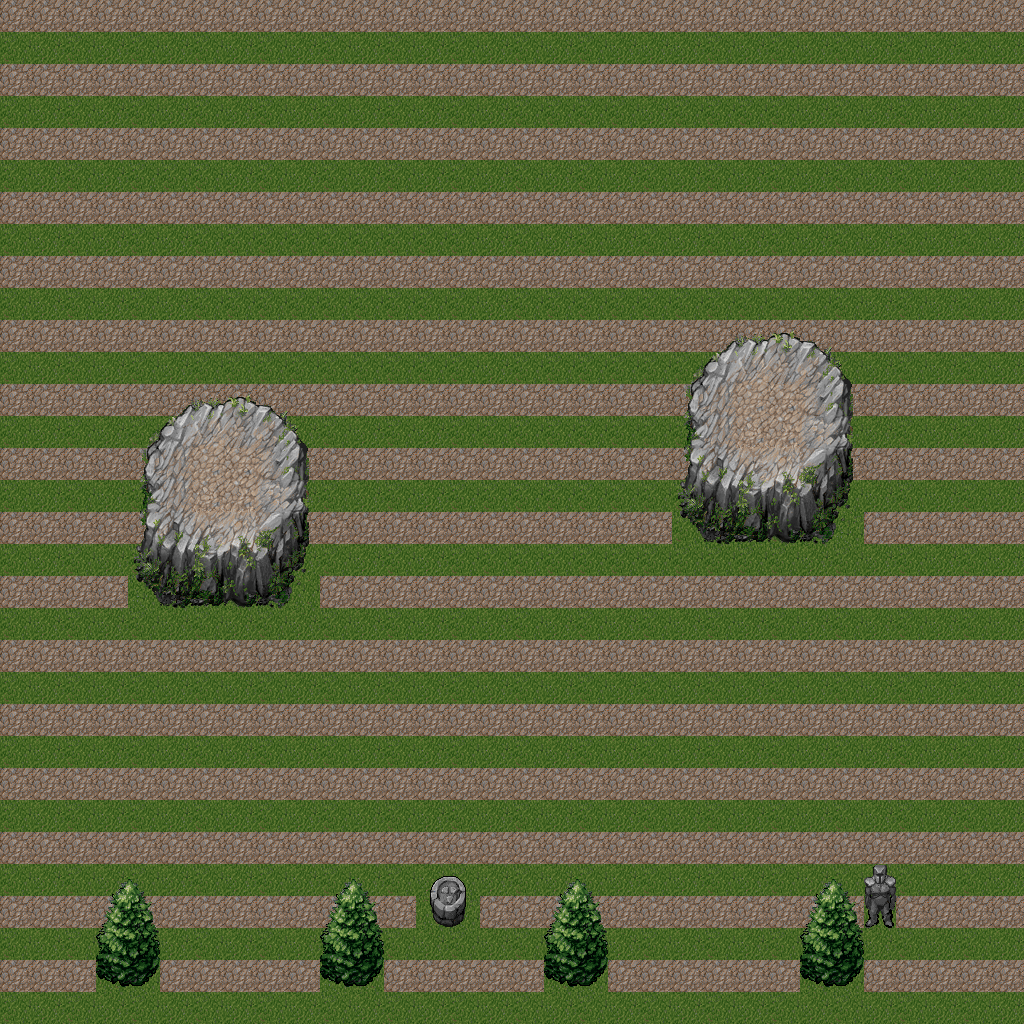

Tiled map render using the project's own tile images. Description and the map definition, with tile-layer contents summarised, below:
An orthogonal 32x32 tile map with 32x32 px tiles, 17 tile layers (Tile Layer 1, Tile Layer 17, Tile Layer 16, Tile Layer 15, ...).

<map version="1.0" orientation="orthogonal" renderorder="right-down" width="32" height="32" tilewidth="32" tileheight="32" nextobjectid="1">
 <tileset firstgid="1" name="image" tilewidth="32" tileheight="32" tilecount="256">
  <image source="image.png" width="512" height="512" />
 </tileset>
 <layer name="Tile Layer 1" width="32" height="32">
  <data>[1024 cells, 1024 non-empty, 4 distinct tile ids]</data>
 </layer>
 <layer name="Tile Layer 17" width="32" height="32">
  <data>[1024 cells, 32 non-empty, 1 distinct tile ids]</data>
 </layer>
 <layer name="Tile Layer 16" width="32" height="32">
  <data>[1024 cells, 32 non-empty, 1 distinct tile ids]</data>
 </layer>
 <layer name="Tile Layer 15" width="32" height="32">
  <data>[1024 cells, 32 non-empty, 1 distinct tile ids]</data>
 </layer>
 <layer name="Tile Layer 14" width="32" height="32">
  <data>[1024 cells, 32 non-empty, 1 distinct tile ids]</data>
 </layer>
 <layer name="Tile Layer 13" width="32" height="32">
  <data>[1024 cells, 32 non-empty, 1 distinct tile ids]</data>
 </layer>
 <layer name="Tile Layer 12" width="32" height="32">
  <data>[1024 cells, 32 non-empty, 1 distinct tile ids]</data>
 </layer>
 <layer name="Tile Layer 11" width="32" height="32">
  <data>[1024 cells, 32 non-empty, 1 distinct tile ids]</data>
 </layer>
 <layer name="Tile Layer 10" width="32" height="32">
  <data>[1024 cells, 32 non-empty, 1 distinct tile ids]</data>
 </layer>
 <layer name="Tile Layer 9" width="32" height="32">
  <data>[1024 cells, 68 non-empty, 43 distinct tile ids]</data>
 </layer>
 <layer name="Tile Layer 8" width="32" height="32">
  <data>[1024 cells, 68 non-empty, 43 distinct tile ids]</data>
 </layer>
 <layer name="Tile Layer 7" width="32" height="32">
  <data>[1024 cells, 32 non-empty, 1 distinct tile ids]</data>
 </layer>
 <layer name="Tile Layer 6" width="32" height="32">
  <data>[1024 cells, 32 non-empty, 1 distinct tile ids]</data>
 </layer>
 <layer name="Tile Layer 8" width="32" height="32">
  <data>[1024 cells, 32 non-empty, 1 distinct tile ids]</data>
 </layer>
 <layer name="Tile Layer 6" width="32" height="32">
  <data>[1024 cells, 32 non-empty, 1 distinct tile ids]</data>
 </layer>
 <layer name="Tile Layer 4" width="32" height="32">
  <data>[1024 cells, 35 non-empty, 7 distinct tile ids]</data>
 </layer>
 <layer name="Tile Layer 2" width="32" height="32">
  <data>[1024 cells, 56 non-empty, 9 distinct tile ids]</data>
 </layer>
</map>
